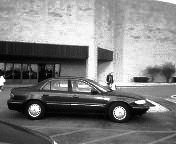
#> input picture Goruntu Isleme/Haar Cascade/Car Detection/TestImages_Scale/test-0.pgm, 176 x 144 px
$ python predict.py
#> lines starting #> are read from the running program, lines starting #| are printed output that depends on the picture; after the words box and inside, x2 and y2 are one past the last pixel; in counts of white or black regions, pixels touching at a corner belong together
#-*-coding: utf-8-*-
import numpy as np
import cv2

frame_cascade = cv2.CascadeClassifier('data/cascade.xml')

img = cv2.imread('TestImages_Scale/test-0.pgm')
#> img is the input picture: shape (144, 176, 3); min 4, max 251, mean 128
gray = cv2.cvtColor(img, cv2.COLOR_BGR2GRAY)

frames = frame_cascade.detectMultiScale(img, 3, 10)
#> frames = [[11, 58, 48, 24], [22, 55, 144, 72]]
"""
frame_cascade.detectMultiScale(gri_resim,ScaleFactor,minNeighbors,flags,minSize,mazSize)

Scale=görüntü boyutunun nekadar azaltılacağını belirten parametre 1.3 yani boyutun %30 düşürüldüğü anlamına gelir. Değer ne kadar düşükse algılama modeli ile eşleşen bir boyut bulma ihtimalini artırıyoruz ama daha yavaş çalışıyor.
minNeighbors=her bir aday dikdörtgenin kaç tane komşu bulunduracağını belirten parametredir. yüksek değer daha az algılama ile sonuçlanır ama kalite artar.
minSize= Mümkün olan en düşük nesne boyutu. Bundan küçük nesneler dikkate alınmaz.
maxSize= Maksimum nesne boyutu. Bundan büyük nesneler yoksayılır.
"""

for (x,y,w,h) in frames:
    cv2.rectangle(img,(x,y),(x+w,y+h),(255,0,0),2)
#> this loop made 2 passes
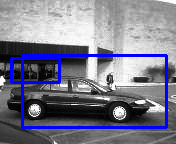
#> img: shape (144, 176, 3); 6.72% of pixels changed, all inside (x1, y1, x2, y2) = (10, 54, 168, 129)

cv2.imshow('img',img)
cv2.waitKey(0)
cv2.destroyAllWindows()

$ run again, with Goruntu Isleme/Haar Cascade/Car Detection/TestImages_Scale/test-1.pgm copied over Goruntu Isleme/Haar Cascade/Car Detection/TestImages_Scale/test-0.pgm
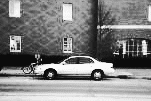
#> input picture Goruntu Isleme/Haar Cascade/Car Detection/TestImages_Scale/test-1.pgm, 151 x 101 px
#> img is the input picture: shape (101, 151, 3); min 11, max 251, mean 128.5
#> frames = [[78, 37, 48, 24]]
#> the loop `for (x,y,w,h) in frames:` made 1 pass
#> after the loop `for (x,y,w,h) in frames:`:
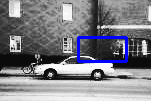
#> img: shape (101, 151, 3); 2.81% of pixels changed, all inside (x1, y1, x2, y2) = (77, 36, 128, 63)

$ run again, with Goruntu Isleme/Haar Cascade/Car Detection/TestImages_Scale/test-10.pgm copied over Goruntu Isleme/Haar Cascade/Car Detection/TestImages_Scale/test-0.pgm
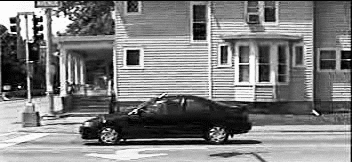
#> input picture Goruntu Isleme/Haar Cascade/Car Detection/TestImages_Scale/test-10.pgm, 352 x 162 px
#> img is the input picture: shape (162, 352, 3); min 3, max 252, mean 126.6
#> frames = [[119, 13, 48, 24], [220, 25, 48, 24], [253, 22, 48, 24], [71, 42, 48, 24], [249, 76, 48, 24], [26, 100, 48, 24], [209, 119, 48, 24], [9, 128, 48, 24], [204, 135, 48, 24], [74, 58, 144, 72]]
#> the loop `for (x,y,w,h) in frames:` made 10 passes
#> after the loop `for (x,y,w,h) in frames:`:
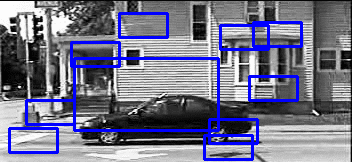
#> img: shape (162, 352, 3); 8.76% of pixels changed, all inside (x1, y1, x2, y2) = (8, 12, 303, 161)

$ run again, with Goruntu Isleme/Haar Cascade/Car Detection/TestImages_Scale/test-100.pgm copied over Goruntu Isleme/Haar Cascade/Car Detection/TestImages_Scale/test-0.pgm
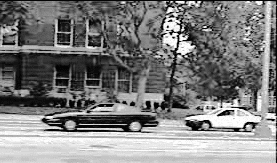
#> input picture Goruntu Isleme/Haar Cascade/Car Detection/TestImages_Scale/test-100.pgm, 277 x 163 px
#> img is the input picture: shape (163, 277, 3); min 3, max 253, mean 127.2
#> frames = [[173, 6, 48, 24], [11, 17, 48, 24], [57, 25, 48, 24], [83, 24, 48, 24], [183, 28, 48, 24], [103, 35, 48, 24], [196, 69, 48, 24], [9, 62, 48, 24], [194, 109, 48, 24], [50, 57, 144, 72]]
#> the loop `for (x,y,w,h) in frames:` made 10 passes
#> after the loop `for (x,y,w,h) in frames:`:
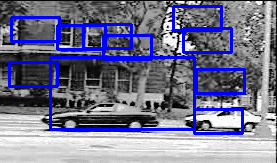
#> img: shape (163, 277, 3); 10.5% of pixels changed, all inside (x1, y1, x2, y2) = (8, 5, 246, 135)
